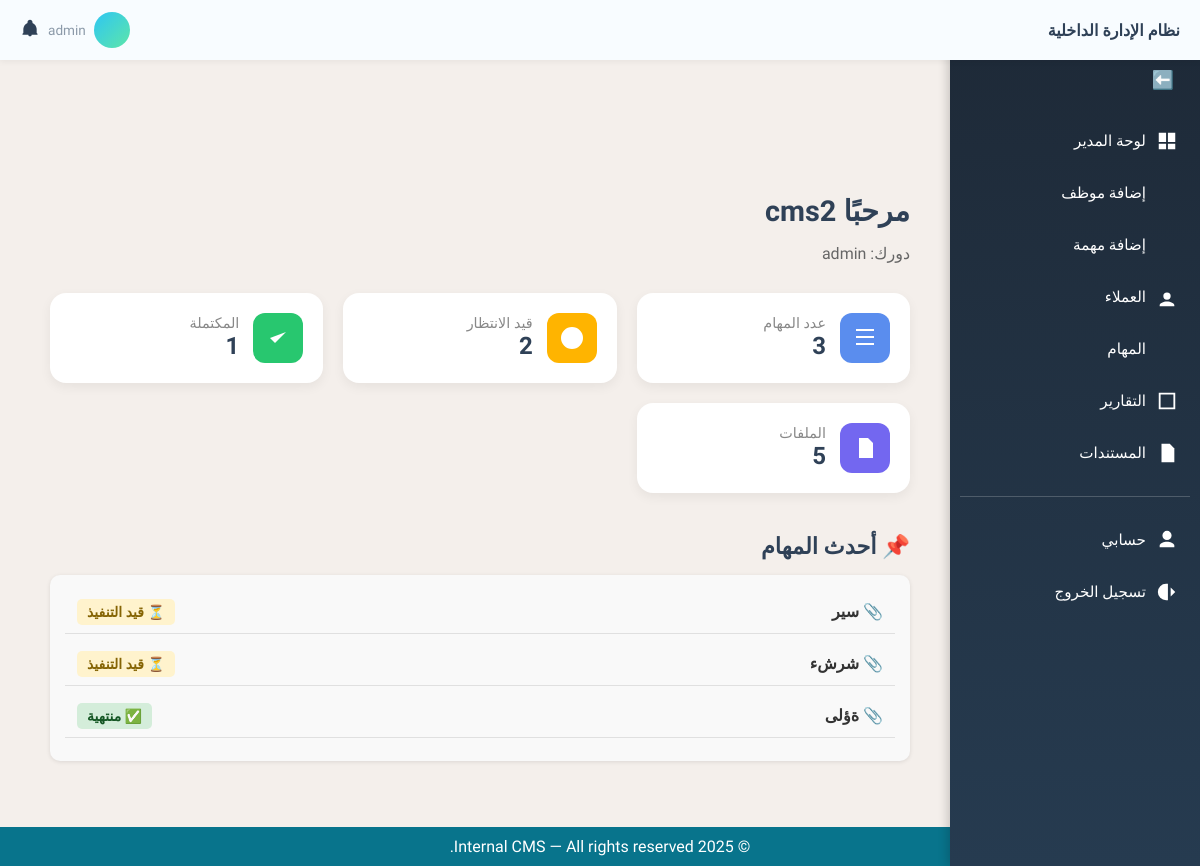
Page / (signed in) on the earlier database version.
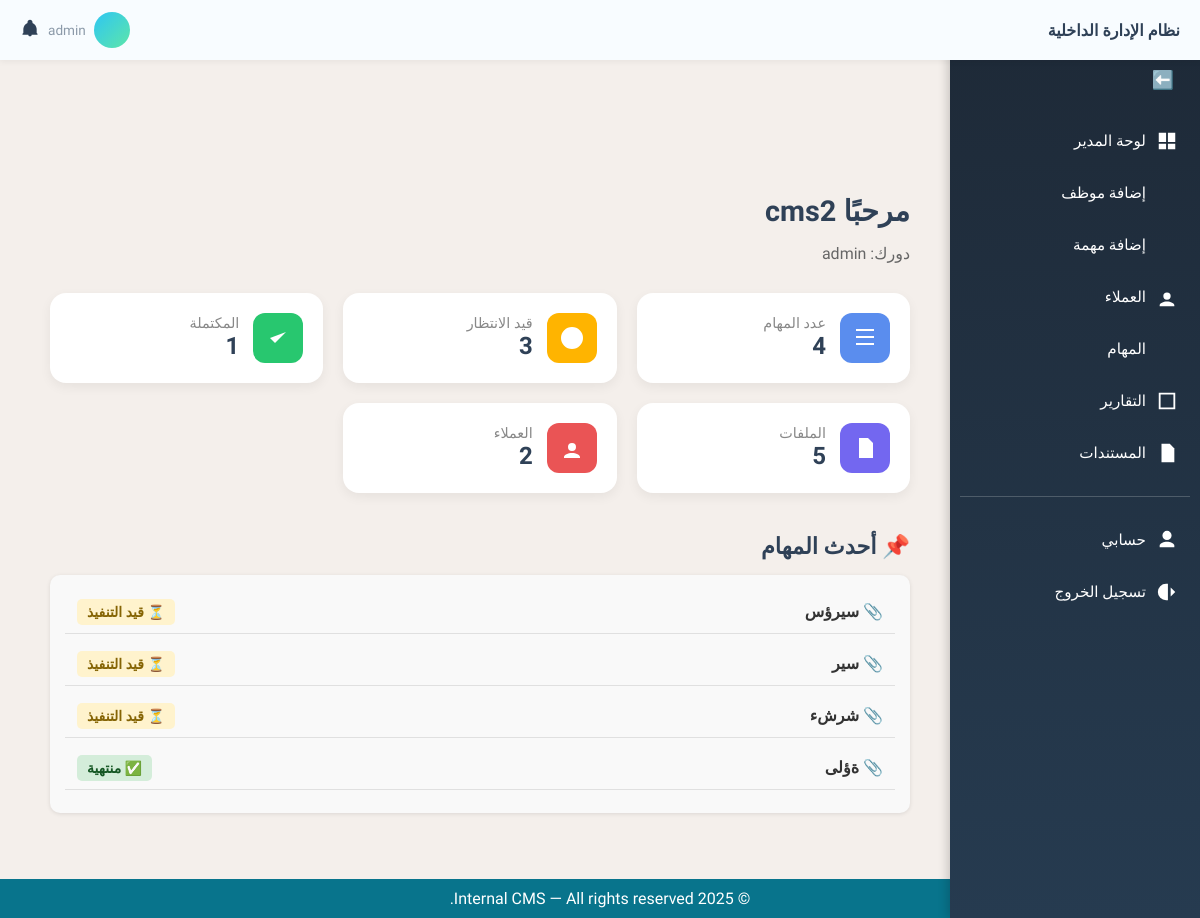
Same page on the later database version.
### tasks/models.py (models this page shows, shortened)
class Task(models.Model):
    STATUS_CHOICES = [
        ('pending', 'قيد التنفيذ'),
        ('completed', 'منتهية'),
        ('overdue', 'متأخرة'),
    ]
    title = models.CharField(max_length=255, verbose_name='عنوان المهمة')
    description = models.TextField(blank=True, verbose_name='الوصف')
    assigned_to = models.ForeignKey(User, on_delete=models.SET_NULL, null=True, blank=True, verbose_name='الموظف المكلّف')
    client = models.ForeignKey(Client, on_delete=models.SET_NULL, null=True, blank=True, verbose_name='العميل')
    status = models.CharField(max_length=20, choices=STATUS_CHOICES, default='pending', verbose_name='الحالة')
    due_date = models.DateField(null=True, blank=True, verbose_name='تاريخ الاستحقاق')
    file_url = models.URLField(max_length=1024, blank=True, null=True, verbose_name='رابط الملف')
    file_path = models.CharField(max_length=512, blank=True, null=True, verbose_name='مسار الملف')
    documents = models.ManyToManyField('content.Document', blank=True, verbose_name='مستندات إضافية')
    created_at = models.DateTimeField(auto_now_add=True, verbose_name='تاريخ الإنشاء')
    class Meta:
        verbose_name = 'مهمة'
        verbose_name_plural = 'المهام'
        ordering = ['-created_at']  # ترتيب المهام الأحدث أولاً

### core/views.py (the view, shortened to what this page needs)
# urls.py: path('', views.dashboard_view, name='dashboard'),
@login_required
def dashboard_view(request):
    try:
        profile = request.user.userprofile
        role = getattr(profile.role, 'name', 'viewer')
    except UserProfile.DoesNotExist:
        role = 'viewer'
    context = {
        'role': role,
        'total_clients': 0,
        'total_tasks': 0,
        'total_documents': 0,
        'tasks_pending': 0,
        'tasks_completed': 0,
        'tasks_overdue': 0,
        'latest_tasks': [],
    }
    if role == 'admin':
        context.update({
            'total_clients': Client.objects.count(),
            'total_tasks': Task.objects.count(),
            'total_documents': Document.objects.count(),
            'tasks_pending': Task.objects.filter(status='pending').count(),
            'tasks_completed': Task.objects.filter(status='completed').count(),
            'tasks_overdue': Task.objects.filter(status='overdue').count(),
            'latest_tasks': Task.objects.select_related('assigned_to').order_by('-created_at')[:5],
        })
    elif role == 'viewer':
        context['total_documents'] = Document.objects.filter(uploaded_by=request.user).count()
    template_map = {
        'admin': 'core/admin_dashboard.html',
        'staff': 'core/staff_dashboard.html',
        'viewer': 'core/viewer_dashboard.html',
    }
    template = template_map.get(role, 'core/admin_dashboard.html')
    return render(request, template, context)

### templates/core/admin_dashboard.html (shortened to what this page needs)
{% extends 'base.html' %}
{% load static %}
{% block content %}
<div class="dashboard">
  <h2 class="dashboard-title">مرحبًا {{ request.user.username }}</h2>
  <p class="dashboard-role">دورك: {{ role }}</p>
  <div class="stats-grid">
    {% if total_tasks %}
      <div class="stat-card">
        <div class="icon-box tasks"><svg viewBox="0 0 24 24"><path d="M3 3h18v2H3V3zm0 7h18v2H3v-2zm0 7h18v2H3v-2z"/></svg></div>
        <div class="stat-info">
          <span class="stat-title">عدد المهام</span>
          <span class="stat-value">{{ total_tasks }}</span>
        </div>
      </div>
      <div class="stat-card">
        <div class="icon-box pending"><svg viewBox="0 0 24 24"><path d="M12 7v5l3 3M12 1a11 11 0 1 0 11 11A11 11 0 0 0 12 1z"/></svg></div>
        <div class="stat-info">
          <span class="stat-title">قيد الانتظار</span>
          <span class="stat-value">{{ tasks_pending }}</span>
        </div>
      </div>
      <div class="stat-card">
        <div class="icon-box completed"><svg viewBox="0 0 24 24"><path d="M20 6L9 17l-5-5"/></svg></div>
        <div class="stat-info">
          <span class="stat-title">المكتملة</span>
          <span class="stat-value">{{ tasks_completed }}</span>
        </div>
      </div>
    {% endif %}
    {% if total_documents %}
      <div class="stat-card">
        <div class="icon-box files"><svg viewBox="0 0 24 24"><path d="M6 2h9l5 5v15H6z"/></svg></div>
        <div class="stat-info">
          <span class="stat-title">الملفات</span>
          <span class="stat-value">{{ total_documents }}</span>
        </div>
      </div>
    {% endif %}
    {% if total_clients %}
      <div class="stat-card">
        <div class="icon-box clients"><svg viewBox="0 0 24 24"><path d="M16 11a4 4 0 1 0-8 0 4 4 0 0 0 8 0zm-4 6c-4 0-8 2-8 4v1h16v-1c0-2-4-4-8-4z"/></svg></div>
        <div class="stat-info">
          <span class="stat-title">العملاء</span>
          <span class="stat-value">{{ total_clients }}</span>
        </div>
      </div>
    {% endif %}
  </div>
  {% if latest_tasks %}
    <h3 class="latest-tasks-title">📌 أحدث المهام</h3>
    <ul class="task-list">
      {% for task in latest_tasks %}
        <li class="task-item">
          <div class="task-title">
            <a href="{% url 'task_detail' task.id %}">📎 {{ task.title }}</a>
          </div>
          <div class="task-status">
            {% if task.status == 'pending' %}
              <span class="status status-pending">⏳ قيد التنفيذ</span>
            {% elif task.status == 'completed' %}
              <span class="status status-completed">✅ منتهية</span>
            {% elif task.status == 'overdue' %}
              <span class="status status-overdue">⏰ متأخرة</span>
            {% else %}
              <span class="status">❓ غير معروفة</span>
            {% endif %}
          </div>
        </li>
      {% empty %}
        <li>لا توجد مهام حالياً.</li>
      {% endfor %}
    </ul>
  {% endif %}
</div>
{% endblock %}

Differences in the rows shown:
added Task: title "سيرؤس", status "⏳ قيد التنفيذ"
Other differences:
{{ total_tasks }}: "3" → "4"
{{ tasks_pending }}: "2" → "3"
{{ total_clients }}: (not shown) → "2"
text now shown: "العملاء"
